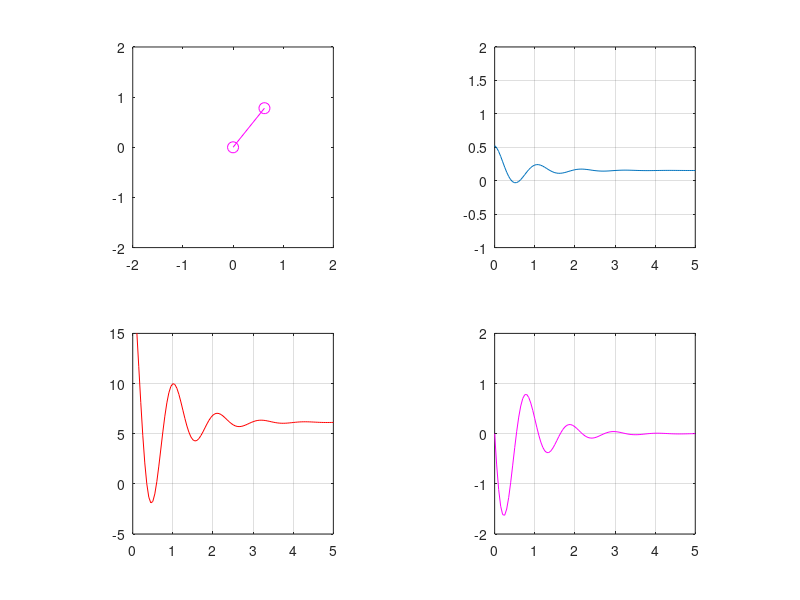

MATLAB code for this plot:
clear all;
clc;
close all

m=1;
l=1;
g=-9.8;

dt=0.05;
ts=5;
t=0:dt:ts;

thddot=0;
thdot=0;
th=pi/3;
tau=0;
Kp=40;
Kd=2;
th_d=pi/6; % desired angle
thdot_d=0; % desired angular velocity

for i=1:length(t)
    e(i)= th(i) - th_d;
    tau(i)=Kp * (  th(i) - th_d) + Kd * ( thdot(i)-thdot_d);
    thddot = (-tau(i)- m*g*l*sin(th(i))) / (m*l^2)-0.5*thdot(i);
    thdot(i+1) = thdot(i) + thddot*dt;
    th(i+1) = th(i) + thdot(i+1) * dt;
    
    subplot(2,2,1)
    plot([0 l*sin(th(i))],[0 l*cos(th(i))],'m-o','MarkerSize',8)
    axis([-2 2 -2 2]);
    axis square;
  
    subplot(2,2,2)
    plot(t(1:i),e)
    axis([0 5 -1 2])
    axis square;
    grid on;
    
    subplot(2,2,3)
    plot(t(1:i),tau, 'r')
    axis([0 5 -5 15])
    axis square;
    grid on;
    
        subplot(2,2,4)
    plot(t(1:i),thdot(1:i), 'm')
    axis([0 5 -2 2])
    axis square;
    grid on;
    pause(dt);
    
    
end
